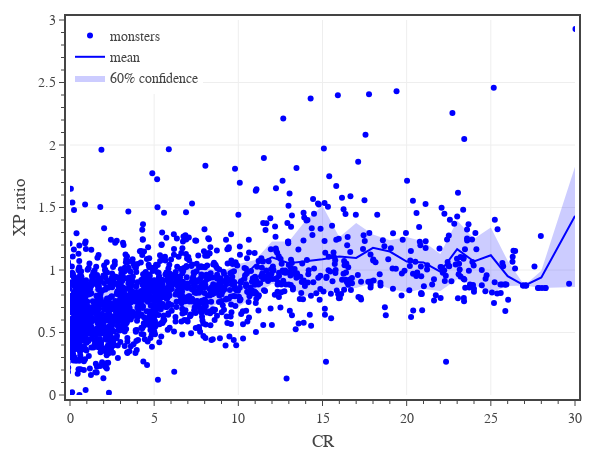

Write notebook code for a chart like this one.
### Code cell
# create figure
fig = go.Figure(
    layout=go.Layout(
        template=TFB_TEMPLATE,
        margin=dict(l=70, r=25, b=55, t=20, pad=4),
        xaxis=dict(
            title_text='CR',
            range=[0,30],
            tick0=0, dtick=5,
            minor=dict(tick0=0, dtick=1),
        ),
        yaxis=dict(
            title_text='XP ratio',
            range=[0,3],
            tick0=0, dtick=0.5,
            minor=dict(tick0=0, dtick=0.1),
        ),
        legend=dict(
            xanchor='left', yanchor='top',
            x=0.00, y=1.00,
            orientation='v',
            tracegroupgap=0,
        )
    )
)

# plot monster data
df1 = df0[df0['CR'].between(0,30) & df0['Category'].isin(['generic','legacy','legendary','unique'])]
fig.add_trace(go.Scatter(
    x=df1['CR spread'], y=df1['eXP Ratio'],
    mode='markers', 
    name='monsters',
    marker=dict(color='blue', opacity=1),
    customdata = np.stack((df1['Monster'], df1['CR'], df1['eXP Ratio']), axis=-1),
    hovertemplate = '<b>%{customdata[0]}</b><br>'
        + 'CR: %{customdata[1]}<br>'
        + 'eXP ratio: %{customdata[2]:.2f}'
        + '<extra></extra>'
))

# plot average
xCol = 'CR'
yCol = 'eXP Ratio'


dfM = df1[[xCol,yCol]].groupby(xCol).mean().reset_index()
fig.add_trace(go.Scatter(
    x=dfM[xCol], y=dfM[yCol],
    mode='lines', 
    name='mean',
    line=dict(color='blue'),
    hovertemplate='<b>mean</b><br>' + 'CR %{x:,.0f}<br>' + 'XP ratio %{y:,.2f}<br>' + '<extra></extra>'
))

conf = 0.6
dfU = df1[[xCol,yCol]].groupby(xCol).quantile(0.5 + conf/2).reset_index()
dfL = df1[[xCol,yCol]].groupby(xCol).quantile(0.5 - conf/2).reset_index()
fig.add_trace(go.Scatter(x=dfG[xCol], y=dfU[yCol], line_width=0, legendgroup='confidence', showlegend=False, hoverinfo='skip'))
fig.add_trace(go.Scatter(x=dfG[xCol], y=dfL[yCol], line_width=0, name=f'{conf:.0%} confidence', legendgroup='confidence', hoverinfo='skip', fill='tonexty', fillcolor='rgba(0, 0, 255, 0.2)'))

# show figure
fig.update_layout(width=600, height=450)
fig.show(config=TFB_CONFIG)

# save figures
if SAVEFIGS:
    #fig.update_layout(autosize=True, width=None, height=None)
    #save_fig_html(fig, format='large', name=f'./fig-xp-ratio-vs-cr-large')
    #save_fig_html(fig, format='small', name=f'./fig-xp-ratio-vs-cr-small')
    pass

### Figure 1 — Plotly figure (JSON) as saved in the notebook; plotly's stock layout.template omitted (floating-point values rounded to 4 significant figures; data arrays with more than 128 entries replaced by an {"elided": "..."} marker saying what was removed)
{"data": [{"customdata": {"elided": "1781x3 mixed values"}, "hovertemplate": "<b>%{customdata[0]}</b><br>CR: %{customdata[1]}<br>eXP ratio: %{customdata[2]:.2f}<extra></extra>", "marker": {"color": "blue", "opacity": 1}, "mode": "markers", "name": "monsters", "type": "scatter", "x": {"elided": "1781 float values"}, "y": {"elided": "1781 float values"}}, {"hovertemplate": "<b>mean</b><br>CR %{x:,.0f}<br>XP ratio %{y:,.2f}<br><extra></extra>", "line": {"color": "blue"}, "mode": "lines", "name": "mean", "type": "scatter", "x": [0.125, 0.25, 0.5, 1, 2, 3, 4, 5, 6, 7, 8, 9, 10, 11, 12, 13, 14, 15, 16, 17, 18, 19, 20, 21, 22, 23, 24, 25, 26, 27, 28, 30], "y": [0.5637, 0.6781, 0.6086, 0.6731, 0.621, 0.7456, 0.7843, 0.7936, 0.8706, 0.8825, 0.8477, 0.8581, 0.901, 1.04, 1.102, 1.054, 1.071, 1.085, 1.108, 1.096, 1.177, 1.147, 1.067, 1.061, 0.9866, 1.166, 1.068, 1.118, 0.9501, 0.8755, 0.9405, 1.433]}, {"hoverinfo": "skip", "legendgroup": "confidence", "line": {"width": 0}, "showlegend": false, "type": "scatter", "x": [0.125, 0.25, 0.5, 1, 2, 3, 4, 5, 6, 7, 8, 9, 10, 11, 12, 13, 14, 15, 16, 17, 18, 19, 20, 21, 22, 23, 24, 25, 26, 27, 28, 30], "y": [0.7503, 0.865, 0.8037, 0.8692, 0.8228, 0.9138, 0.9303, 0.9208, 0.9764, 1.032, 1.022, 0.9866, 1.049, 1.081, 1.229, 1.227, 1.397, 1.513, 1.262, 1.376, 1.283, 1.239, 1.264, 1.227, 1.128, 1.396, 1.25, 1.341, 1.074, 0.8755, 0.9933, 1.825]}, {"fill": "tonexty", "fillcolor": "rgba(0, 0, 255, 0.2)", "hoverinfo": "skip", "legendgroup": "confidence", "line": {"width": 0}, "name": "60% confidence", "type": "scatter", "x": [0.125, 0.25, 0.5, 1, 2, 3, 4, 5, 6, 7, 8, 9, 10, 11, 12, 13, 14, 15, 16, 17, 18, 19, 20, 21, 22, 23, 24, 25, 26, 27, 28, 30], "y": [0.3635, 0.4812, 0.441, 0.495, 0.4475, 0.598, 0.6253, 0.6126, 0.7108, 0.7028, 0.6833, 0.7437, 0.7045, 0.7946, 0.8903, 0.8643, 0.7884, 0.8129, 0.8532, 0.8568, 0.8987, 0.8508, 0.8212, 0.8486, 0.8323, 0.9258, 0.8789, 0.8191, 0.8713, 0.8755, 0.8569, 0.8635]}], "layout": {"height": 450, "legend": {"orientation": "v", "tracegroupgap": 0, "x": 0, "xanchor": "left", "y": 1, "yanchor": "top"}, "margin": {"b": 55, "l": 70, "pad": 4, "r": 25, "t": 20}, "width": 600, "xaxis": {"dtick": 5, "minor": {"dtick": 1, "tick0": 0}, "range": [0, 30], "tick0": 0, "title": {"text": "CR"}}, "yaxis": {"dtick": 0.5, "minor": {"dtick": 0.1, "tick0": 0}, "range": [0, 3], "tick0": 0, "title": {"text": "XP ratio"}}}}
